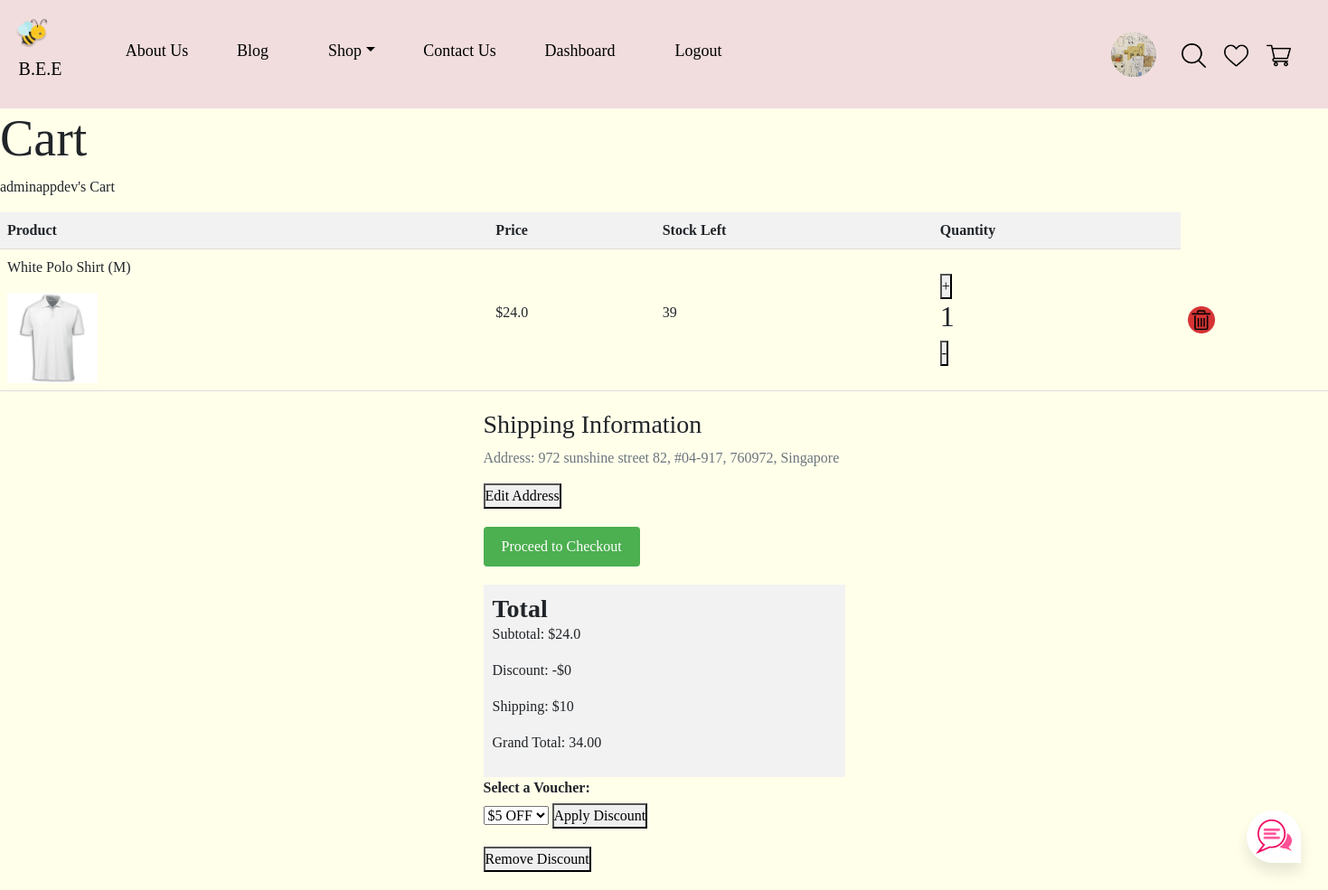
The page /cart/adminappdev (signed in) on the database its author committed.
### tables this page shows
CREATE TABLE inventory (product_name STRING, product_price FLOAT, product_image LONGBLOB, product_description LONGTEXT, product_quantity INT, shop STRING);

CREATE TABLE addresses (id INTEGER PRIMARY KEY AUTOINCREMENT, block TEXT NOT NULL, unitno TEXT NOT NULL, street TEXT NOT NULL, city TEXT NOT NULL, postal_code TEXT NOT NULL, username VARCHAR(255) NOT NULL, session_id STRING);

### app.py (the view)
@app.route('/cart/<username>')
@login_required
def cart(username):
    try:
        product_list = []
        rows = []
        lists = []
        total = 0
        quantity = []
        vouchers = []
        address = []
        with sqlite3.connect('database.db') as con:
            con.row_factory = sqlite3.Row
            cur = con.cursor()
            cur.execute(
                "SELECT product_name, product_quantity, COALESCE(product_size, 'Free Size') AS product_size FROM cart "
                "WHERE username = ?",
                (username,))
            products = cur.fetchall()
            for product in products:
                product_list.append(product['product_name'])
                quantity.append(product['product_quantity'])
            for l in product_list:
                cur.execute("SELECT rowid, * FROM inventory WHERE product_name = ?", (l,))
                row = cur.fetchone()
                rows.append(row)
            for i, row in enumerate(rows):
                list_1 = {
                    'name': row['product_name'] + ' (' + products[i]['product_size'] + ')',
                    'price': row['product_price'],
                    'image': row['product_image'],
                    'quantity': quantity[i]  # Access the corresponding quantity from the quantity list
                }
                total = total + (row['product_price'] * quantity[i])
                lists.append(list_1)
            cur.execute("SELECT rowid, * FROM addvouchers WHERE username = ?", (username,))
            vouchers = cur.fetchall()  # /fetchall()
            cur.execute('SELECT * FROM addresses WHERE username = ? ORDER BY id DESC LIMIT 1', (username,))
            addresses = cur.fetchall()
    except:
        msg = 'An Error has occurred'
        flash(msg)
        return redirect(url_for('shop'))
    return render_template('cart.html', products=products, rows=rows, lists=lists, total=total, vouchers=vouchers,
                           addresses=addresses, quantity=quantity, session=session)

### app.py (called while the page is built)
def get_db():
    db = getattr(g, '_database', None)
    if db is None:
        db = g._database = sqlite3.connect('database.db')
    return db

@app.teardown_appcontext
def close_connection(exception):
    db = getattr(g, '_database', None)
    if db is not None:
        db.close()

@app.before_request
def load_logged_in_user():
    user_id = session.get('user_id')
    if user_id is None:
        g.user = None
    else:
        g.user = get_db().execute(
            'SELECT * FROM user WHERE user_id = ?', (user_id,)
        ).fetchone()

def login_required(view):
    @functools.wraps(view)
    def wrapped_view(**kwargs):
        if g.user is None:
            return redirect(url_for('login'))
        return view(**kwargs)
    return wrapped_view

### templates/cart.html (shortened to what this page needs)
{% extends "base.html" %}
{% block content %}
<h1 class="display-4">Cart</h1>
{% if 'username' in session %}
<p>{{session['username']}}'s Cart</p>
{% else %}
<p>Guest's Cart</p>
{% endif %}
{% if rows %}
    <table>
    {% for row in rows %}
        <thead>
            <th>Product</th>
            <th>Price</th>
            <th>Stock Left</th>
            <th>Quantity</th>
        </thead>
        <tr>
            <td>
                <p>{{ row['product_name'] }} ({{ products[loop.index - 1]['product_size'] }})</p>
                <object><img src="/static/img/{{ row['product_image'] }}" width="100px"></object>
            </td>
            <td>
                <p>${{ row['product_price'] }}</p>
            </td>
            <td>
                <p>{{ row['product_quantity'] }}</p>
            </td>
            <td>
                <button onclick="increment('{{ row['product_name'] }}/{{ products[loop.index - 1]['product_size'] }}')">+</button>
                <h2 id="counting">{{ quantity[loop.index - 1] }}</h2>
                <button onclick="decrement('{{ row['product_name'] }}/{{ products[loop.index - 1]['product_size'] }}')">-</button>
            </td>
            <td>
                <a href="/delete_cart/{{ row['product_name'] }}/{{ session['username'] }}"><img src="/static/img/img_4.png" width="30px"></a>
            </td>
        </tr>
    {% endfor %}
    </table>
    <div class="form-container">
    {% if addresses|length > 0 %}
        {% if addresses %}
        <form action="/checkout/{{ lists }}/{{ session['username'] }}" method="post" onsubmit="return validateForm()">
            <div class="form-group shipping-section">
              <h3>Shipping Information</h3>
              <p class="text-muted">Address: {{ addresses[0][1] }} {{ addresses[0][3] }}, {{ addresses[0][2] }}, {{ addresses[0][5] }}, {{ addresses[0][4] }}</p>
              <button type="button" onclick="editAddress()" id="edit-address-btn">Edit Address</button>
            </div>
          <button type="submit" class="checkout-button" id="checkout-btn">Proceed to Checkout</button>
        </form>
        {% endif %}
    {% endif %}
      <div class="total-section">
        <h3>Total</h3>
        <p>Subtotal: $<span id="subtotal">{{ total }}</span></p>
          <p>Discount: -$<span id="deduct"></span></p>
        <p>Shipping: $<span id="shippingfee">10</span></p>
        <p>Grand Total: <span id="grandtotal"></span></p>
      </div>
      <form action="/applydisc/{{ session['username'] }}" method="post">
        <div class="form-group">
            <label for="discount">Select a Voucher:</label>
            <select name="discount" id="discount">
                {% for voucher in vouchers %}
                <option value="{{ voucher['code'] }}">{{ voucher['title'] }}</option>
                {% endfor %}
            </select>
          <button type="submit">Apply Discount</button>
        </div>
      </form>
        <button onclick="removedisc('{{ session['username'] }}')">Remove Discount</button>
    </div>
{% else %}
<h1>No Items in cart!</h1>
{% endif %}
{% endblock %}

### templates/base.html (style rules this page uses)
body { background-color: #FFFFEA; overflow-x: hidden; overflow-y: scroll; }
* { margin:0px; padding:0px; box-sizing: border-box; font-family: 'Anko'; }
::placeholder { text-align: center; color: gray; opacity: 1; }

### templates/cart.html (style rules this page uses)
body { background-color: #FFFFEA; }
.form-container { max-width: 400px; margin: 20px auto; }
table { border-collapse: collapse; width: 100%; }
th, td { padding: 8px; text-align: left; border-bottom: 1px solid #ddd; }
th { background-color: #f2f2f2; }
.form-group { margin-bottom: 20px; }
.form-group label { display: block; font-weight: bold; margin-bottom: 5px; }
.checkout-button { display: block; margin-top: 20px; padding: 10px 20px; font-size: 16px; border: none; background-color: #4CAF50; color: white; cursor: pointer; border-radius: 4px; text-decoration: none; }
.total-section { margin-top: 20px; padding: 10px; background-color: #f2f2f2; }
.total-section h3 { margin: 0; font-weight: bold; }
.shipping-section { margin-top: 20px; }
.checkout-button { background-color: #f2f2f2; color: #999999; cursor: not-allowed; }
.checkout-button:not(:disabled) { background-color: #4CAF50; color: #ffffff; cursor: pointer; }

### rows shown on the page
inventory: product_name "White Polo Shirt", products "M", product_image (picture), product_price "24.0", product_quantity "39", quantity "1"
addresses: block "972", street "sunshine street 82", unitno "#04-917", postal_code "760972", city "Singapore"

### other values the page prints
{{ session['username'] }} "adminappdev"
{{ total }} "24.0"
form field discount "$5 OFF"
